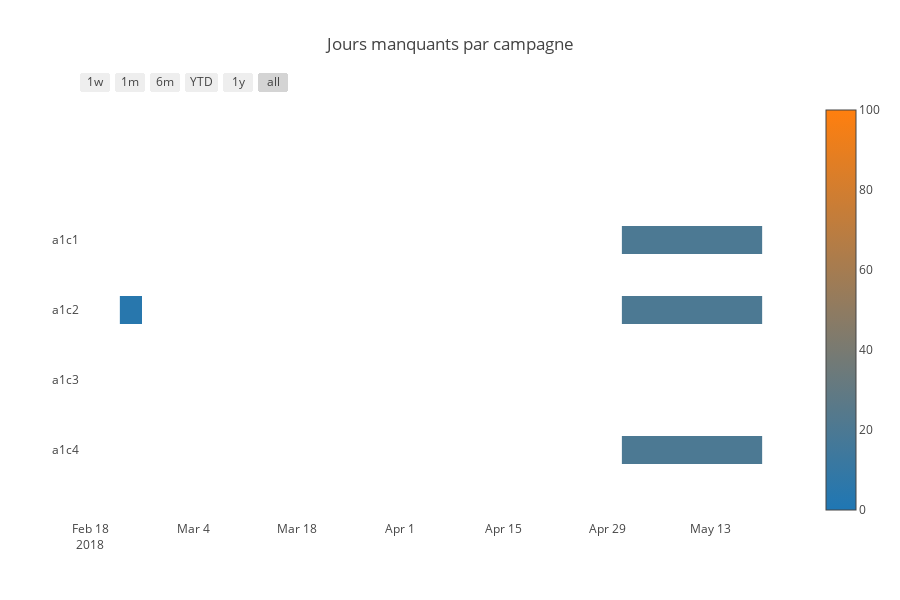

Write notebook code for a chart like this one.
### Code cell
import plotly.plotly as py
import plotly.figure_factory as ff
import plotly

plotly.offline.init_notebook_mode(connected=True)

gantt_data = []
for file, missing_periods in missing_periods_data.items():
    for period in missing_periods:  # ok si de longueur 0
        gantt_data.append(
            {"Task": DATA_ALIAS[file], "Start": period[0], "Finish": period[1], "MissingDays": period[2].days}
        )
        

fig = ff.create_gantt(
    gantt_data, 
    show_colorbar=True, 
    group_tasks=True, 
    index_col="MissingDays",
    title="Jours manquants par campagne"
)

plotly.offline.iplot(fig)

### Figure 1 — Plotly figure (JSON) as saved in the notebook; plotly's stock layout.template omitted (floating-point values rounded to 4 significant figures)
{"data": [{"marker": {"color": "white"}, "name": "", "x": ["2018-05-01", "2018-05-20"], "y": [3, 3]}, {"marker": {"color": "white"}, "name": "", "x": ["2018-02-22", "2018-02-25"], "y": [2, 2]}, {"marker": {"color": "white"}, "name": "", "x": ["2018-05-01", "2018-05-20"], "y": [2, 2]}, {"marker": {"color": "white"}, "name": "", "x": ["2018-03-13", "2018-03-13"], "y": [1, 1]}, {"marker": {"color": "white"}, "name": "", "x": ["2018-05-01", "2018-05-20"], "y": [0, 0]}, {"marker": {"cmax": 100, "cmin": 0, "color": "white", "colorscale": [[0, "rgb(31.0, 119.0, 180.0)"], [1, "rgb(255.0, 127.0, 14.0)"]], "showscale": true}, "name": "", "x": ["2018-05-01", "2018-05-01"], "y": [4, 4]}], "layout": {"height": 600, "hovermode": "closest", "shapes": [{"fillcolor": "rgb(75.80000000000001, 120.6, 146.8)", "line": {"width": 0}, "opacity": 1, "type": "rect", "x0": "2018-05-01", "x1": "2018-05-20", "xref": "x", "y0": 2.8, "y1": 3.2, "yref": "y"}, {"fillcolor": "rgb(39.96, 119.32, 173.36)", "line": {"width": 0}, "opacity": 1, "type": "rect", "x0": "2018-02-22", "x1": "2018-02-25", "xref": "x", "y0": 1.8, "y1": 2.2, "yref": "y"}, {"fillcolor": "rgb(75.80000000000001, 120.6, 146.8)", "line": {"width": 0}, "opacity": 1, "type": "rect", "x0": "2018-05-01", "x1": "2018-05-20", "xref": "x", "y0": 1.8, "y1": 2.2, "yref": "y"}, {"fillcolor": "rgb(33.24, 119.08, 178.34)", "line": {"width": 0}, "opacity": 1, "type": "rect", "x0": "2018-03-13", "x1": "2018-03-13", "xref": "x", "y0": 0.8, "y1": 1.2, "yref": "y"}, {"fillcolor": "rgb(75.80000000000001, 120.6, 146.8)", "line": {"width": 0}, "opacity": 1, "type": "rect", "x0": "2018-05-01", "x1": "2018-05-20", "xref": "x", "y0": -0.2, "y1": 0.2, "yref": "y"}], "showlegend": false, "title": "Jours manquants par campagne", "width": 900, "xaxis": {"rangeselector": {"buttons": [{"count": 7, "label": "1w", "step": "day", "stepmode": "backward"}, {"count": 1, "label": "1m", "step": "month", "stepmode": "backward"}, {"count": 6, "label": "6m", "step": "month", "stepmode": "backward"}, {"count": 1, "label": "YTD", "step": "year", "stepmode": "todate"}, {"count": 1, "label": "1y", "step": "year", "stepmode": "backward"}, {"step": "all"}]}, "showgrid": false, "type": "date", "zeroline": false}, "yaxis": {"autorange": false, "range": [-1, 5], "showgrid": false, "ticktext": ["a1c4", "a1c3", "a1c2", "a1c1"], "tickvals": [0, 1, 2, 3], "zeroline": false}}}
